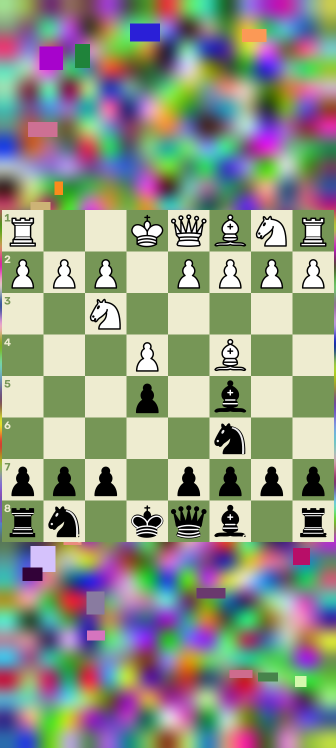
#> input picture android/app/src/androidTest/assets/boards/italian-flipped.png, 672 x 1496 px (shown at 1/2 size); its folder holds only this picture in this run
$ python -i board_detect.py   (imports and definitions only)   (older library calls are emulated)
#> lines starting #> are read from the running program, lines starting #| are printed output that depends on the picture
"""Classical board detection.

A 2D chess board is an axis-aligned square of 8 by 8 equal cells in two colours. The detector
works in three passes, see DESIGN.md section 5.2:

1. Coarse search. For every cell size in a geometric range, the frame is shrunk so that a cell
   is a few pixels, and every position is scored on how well the border-ring means of its 64
   cells alternate in a checkerboard: |sum(sign * mean)| / sum|mean - board mean|. That is 1
   for a perfect empty board, near 0 for anything else, and it is scale-selective because a
   doubled or halved cell size cancels the pattern. The rings rather than the whole cells, so
   that pieces do not drag the means. A position must also pass the amplitude gate,
   |sum(sign * mean)| / 64, half the gap between the two square colours, which background
   cannot inflate the way it inflates the deviation. Each scale keeps its local maxima, one
   per board-sized neighbourhood, so the plateau around an empty board and the many windows
   into a larger checkerboard cannot crowd out a board whose pieces lower its score.
2. Refinement. Around each surviving candidate the gradient profiles along x and y show peaks
   at the cell boundaries. A comb on the seven boundaries between the cells is fitted for
   sub-pixel offset and pitch; it places the board to within a whole cell, and of the
   placements a cell apart the one whose cells read most like a board is kept.
3. Validation. Each cell's colour is read as the median of a thin border ring, which pieces
   and highlights rarely disturb; a cell the frame cuts is read on the part it shows when
   that is half the cell or more. The two square colours are the medians of the even and the
   odd cells, or the colours a lock was taken with, and the fit score is the fraction of the
   readable cells that match the checker pattern in the polarity of those colours. A
   candidate whose pattern carries on in the ring of cells just outside it, a whole-cell
   shift or a window into a larger checkerboard, is rejected, and so is a board the frame
   does not show whole.

Pieces, the cursor, arrows, highlights and coordinate labels are local outliers against 64
cells of evidence, so they lower the scores a little and do not move the result.
"""

from __future__ import annotations

import os
import weakref
from collections import OrderedDict
from concurrent.futures import ThreadPoolExecutor
from dataclasses import dataclass, replace
from typing import NamedTuple

import cv2
import numpy as np

from sidecoach.events import Region

_SIGNS = np.array(
    [[1.0 if (r + c) % 2 == 0 else -1.0 for c in range(8)] for r in range(8)], dtype=np.float64
)
MIN_READABLE_CELLS = 24
# The smallest cell looked for: a 192 px board. Below it a set's pieces are a few pixels.
MIN_CELL_PX = 24
# Boards whose width is within this fraction of the largest are one size to the ranking.
SAME_SIZE = 0.95
# How far the fitted pitch may be from the candidate's: a coarse scale step, a small resize.
PITCH_SEARCH = 0.12

# (light, dark, tolerance): the square colours a board is read with. `light` is the colour of
# the cells the checker pattern puts a light square on, the top-left cell and its parity,
# `dark` the colour of the others. On a theme whose light squares are the darker ones in
# luminance, light < dark and the pattern is read inverted; see `expected_signs`. `tolerance`
# is how far a cell's median may lie from either colour and still be read as it.
Colours = tuple[float, float, float]


# [9 lines that did not run here, left out]


# [14 lines that did not run here, left out]


def _window_sums(ii: np.ndarray, size: int) -> np.ndarray:
    """Sum of every size-by-size window at stride 1, from an integral image."""
    return ii[size:, size:] - ii[:-size, size:] - ii[size:, :-size] + ii[:-size, :-size]


def _cell_means(gray: np.ndarray, cell: int) -> np.ndarray:
    """Mean of every cell-sized window at stride 1. Shape (H - cell + 1, W - cell + 1)."""
    return _window_sums(cv2.integral(gray), cell) / float(cell * cell)


# [176 lines left out: functions _ring_means, _checker_response, _local_maxima, _iou, _nms, coarse_search, not called in this run]


# The threads `coarse_search` searches its scales on.
_SCALES = ThreadPoolExecutor(max_workers=max(1, min(8, (os.cpu_count() or 2) - 1)))


# [22 lines left out: function _gradient_profile, not called in this run]


# The comb's teeth: the seven boundaries between a board's cells, in cells from its edge.
_TEETH = np.arange(1, 8, dtype=np.float64)


# [94 lines left out: functions _comb_strength, _comb_fit, _on_grid, _blurred, cell_bounds, not called in this run]


def _ring_band(cell: float) -> int:
    return max(1, int(round(cell * 0.12)))


# [37 lines that did not run here, left out]


# The ring indices' type. numpy indexes with intp and casts int32 indices to it on every
# read: a lock's two reads a tick took 1 ms longer at 1440p and 2 ms at 4K (round 3).
_RING_INDEX = np.intp
# The rings by geometry, the least recently read dropped past RING_CACHE_KEYS: latency
# first, memory second (Tai, 2026-10-02). Over the geometry sweep's seeds 1-20, 64 keeps
# every geometry a search reads again (8 kept 187 of 274) and all but one of 5009 a lock
# does (8: 99.3%); a still lock reads four in all. At most 64 geometries: 445 MB at 1440p
# and 991 MB at 4K once a board has been dragged larger for 30 frames, a few MB a geometry
# otherwise. A 24 MB budget held three of a 4K board's, and every re-fit built the lock's
# own again, 35-43 ms each (round 3, finding 10).
RING_CACHE_KEYS = 64
# [3 lines that did not run here, left out]


# The medians read from the last grey image, by geometry, with the most rings read there: a
# tick reads one geometry several times -- the lock's fit, its readable cells, its square
# colours, a re-fit's cells and its phases -- and each read was the whole median pass again,
# 6 ms at 4K (round 3). A geometry read with more rings around it holds the fewer. Kept for one
# image (by a weak reference, so an image let go is not held); `forget_medians` when an image
# is written over in place.
# [1 line that did not run here, left out]
# [1 line that did not run here, left out]


# [43 lines left out: functions forget_medians, _cells, _read_cells, not called in this run]


# The bytes of the grey images `GrayBuffer` keeps, by the image's id (checked by a weak
# reference): the image's own whole levels as uint8.
_BYTES: dict[int, tuple[weakref.ref[np.ndarray], np.ndarray]] = {}


# [4 lines left out: function _bytes_of, not called in this run]


# A board is read only when the frame shows it, to within this many pixels a side: a board
# flush with the frame's edge is fitted a pixel past it now and then. Of a board further off,
# the cells the frame cuts would reach the pieces' reader squeezed, so it is not locked; it is
# found when it is back (a partly shown board was locked a cell inward instead, on the window
# of part board and part background: lock_bench, 2026-09-27, 7 boards of 17).
EDGE_SLACK_PX = 2


# [8 lines that did not run here, left out]


def palette(medians: np.ndarray) -> Colours | None:
    """The square colours read from a grid of cell medians, with their tolerance; None when
    the frame shows fewer than MIN_READABLE_CELLS of the cells.

    The two colours are the medians of the cells the checker pattern expects to be light and
    dark, so which one is the brighter depends on the theme. A cell is readable when its
    median lies within the tolerance of either colour, and the tolerance follows how much the
    cells of each colour vary, so that a textured wood theme keeps its cells while a dialog,
    a tooltip, or a highlight drawn over a cell is left out of the fit. That is what lets a
    partly covered board keep its lock.
    """
    shown = np.isfinite(medians)
    if int(shown.sum()) < MIN_READABLE_CELLS:
        return None
    lights = medians[(_SIGNS > 0) & shown]
    darks = medians[(_SIGNS < 0) & shown]
    light = float(np.median(lights))
    dark = float(np.median(darks))
    spread = max(float(np.median(np.abs(lights - light))), float(np.median(np.abs(darks - dark))))
    return light, dark, min(max(6.0, 3.0 * spread), 0.35 * abs(light - dark))


def readable_against(medians: np.ndarray, colours: Colours) -> np.ndarray:
    """Cells that read as either square colour; a cell the frame does not show reads as
    neither."""
    light, dark, tolerance = colours
    return (np.abs(medians - light) <= tolerance) | (np.abs(medians - dark) <= tolerance)


def expected_signs(colours: Colours) -> np.ndarray:
    """The sign of (median - mid-grey) the checker pattern expects in each cell.

    Even cells carry the light colour, odd cells the dark one; which is brighter is the
    theme's business, so the pattern is inverted when the light squares are the darker ones.
    """
    light, dark, _ = colours
    return _SIGNS if light > dark else -_SIGNS


def _continues(cells: np.ndarray, colours: Colours) -> bool:
    """Whether the checker pattern carries on in the ring of cells around a board (`cells`,
    the board and its ring as `_cells` reads them) on any of its sides.

    A candidate shifted by whole cells, or a window of a larger checkerboard, reads a
    perfect board inside its 64 cells; only the cells just outside tell. A side continues
    the board when most of its eight outer cells read as square colours and alternate. A
    cell the frame does not show does not read, so a board flush with the frame's edge
    passes; one the frame cuts is read on what it shows, when that is half the cell or more:
    a candidate two thirds of a cell above a board that ended two pixels above the frame's
    bottom had its row of outer cells above it off the frame and the row below it a third
    off, so neither side was read, the board's last row went unseen below it, and the lock
    validated with every cell reading across two squares (the geometry sweep, 2026-09-27,
    seed 260).
    """
    light, dark, _ = colours
    readable = readable_against(cells, colours)
    bright = cells > 0.5 * (light + dark)
    for side in (np.s_[0, 1:9], np.s_[9, 1:9], np.s_[1:9, 0], np.s_[1:9, 9]):
        read, up = readable[side], bright[side]
        if read.sum() >= 6 and (read[1:] & read[:-1] & (up[1:] != up[:-1])).sum() >= 5:
            return True
    return False


class _Reading(NamedTuple):
    """How a board reads (`_judge`)."""

    fit: float
    contrast: float
    readable: int
    evidence: int
    colours: Colours | None  # the palette it was read with


# [215 lines left out: functions _judge, readable_cells, fit_score, square_colours, occupied_grid, occupied_cells and 3 more, not called in this run]


# The placements a cell apart that `refine` weighs, the comb's own first so a tie keeps it.
_PHASES: list[tuple[int, int]] = sorted(
    ((dx, dy) for dx in (-1, 0, 1) for dy in (-1, 0, 1)), key=lambda d: abs(d[0]) + abs(d[1])
)


# [104 lines that did not run here, left out]


def to_gray(frame_bgr: np.ndarray) -> np.ndarray:
    return cv2.cvtColor(frame_bgr, cv2.COLOR_BGR2GRAY).astype(np.float32)


class GrayBuffer:
    """`to_gray` into images kept from one frame to the next: the same grey values, without
    allocating a whole frame twice a tick -- at 4K a new image cost 6 ms, written over one
    kept 2 (round 3). Each frame overwrites the last, so the medians read from it are forgotten
    (`forget_medians`), and what must outlive the tick is copied out of it."""

    def __init__(self) -> None:
        self._grey: np.ndarray | None = None
        self._image: np.ndarray | None = None

    # [91 lines left out: functions image, bytes, convert, detect_boards, detect_boards_gray, draw, not called in this run]

>>> import cv2
>>> picture = cv2.imread('../../../android/app/src/androidTest/assets/boards/italian-flipped.png', cv2.IMREAD_GRAYSCALE)
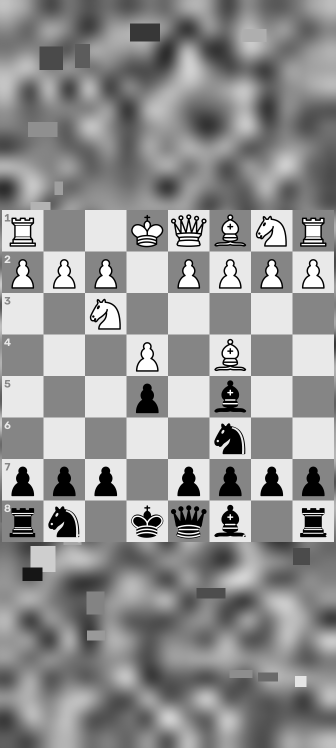
#> picture: shape (1496, 672) (shown at 1/2 size); min 0, max 255, mean 145.2
#> (the run stopped early here; a loop or call above may not have finished)

$ run again, on android/app/src/androidTest/assets/boards/italian-green.png
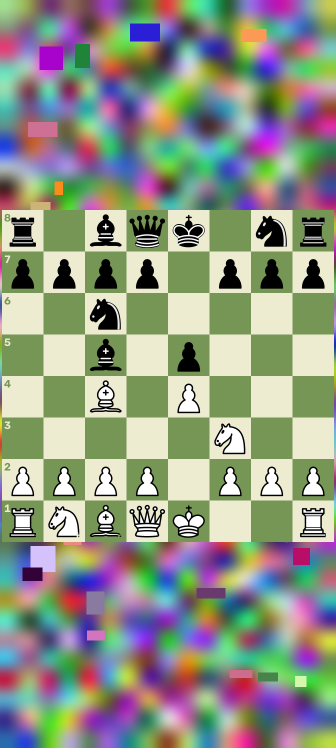
#> input picture android/app/src/androidTest/assets/boards/italian-green.png, 672 x 1496 px (shown at 1/2 size)
#> `picture = cv2.imread('../../../android/app/src/androidTest/assets/boar..`:
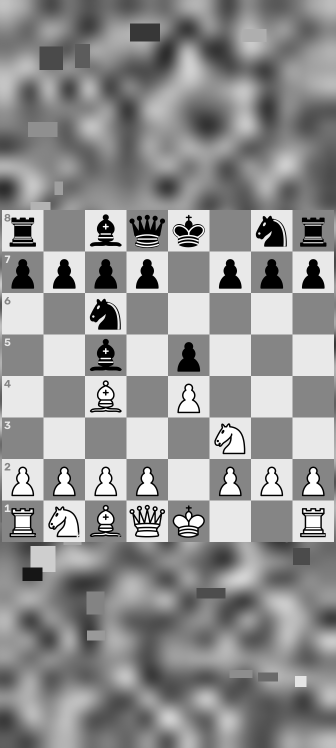
#> picture: shape (1496, 672) (shown at 1/2 size); min 0, max 255, mean 145.2

$ run again, on android/app/src/androidTest/assets/boards/resized-king-48-132.png
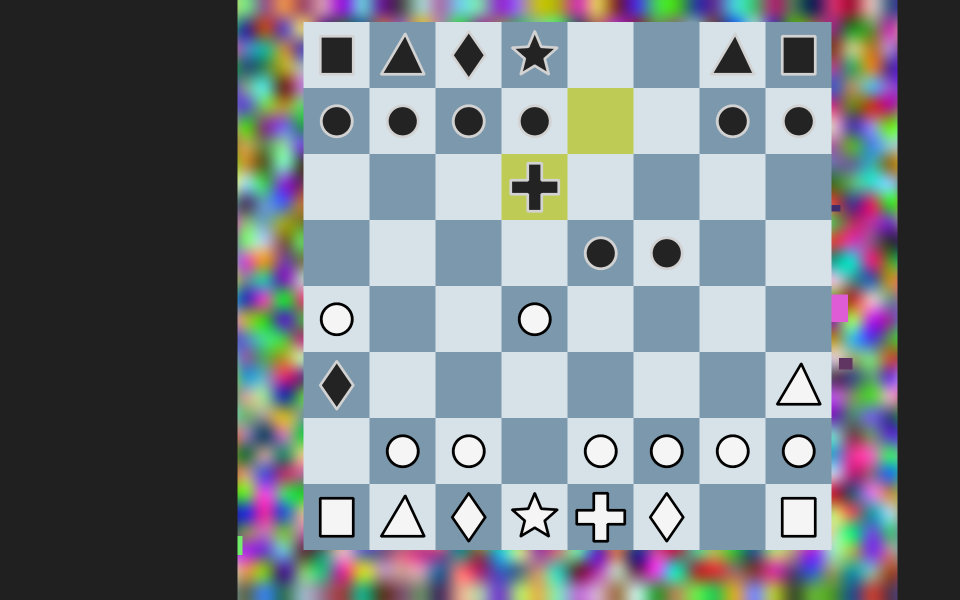
#> input picture android/app/src/androidTest/assets/boards/resized-king-48-132.png, 1920 x 1200 px (shown at 1/2 size)
#> `picture = cv2.imread('../../../android/app/src/androidTest/assets/boar..`:
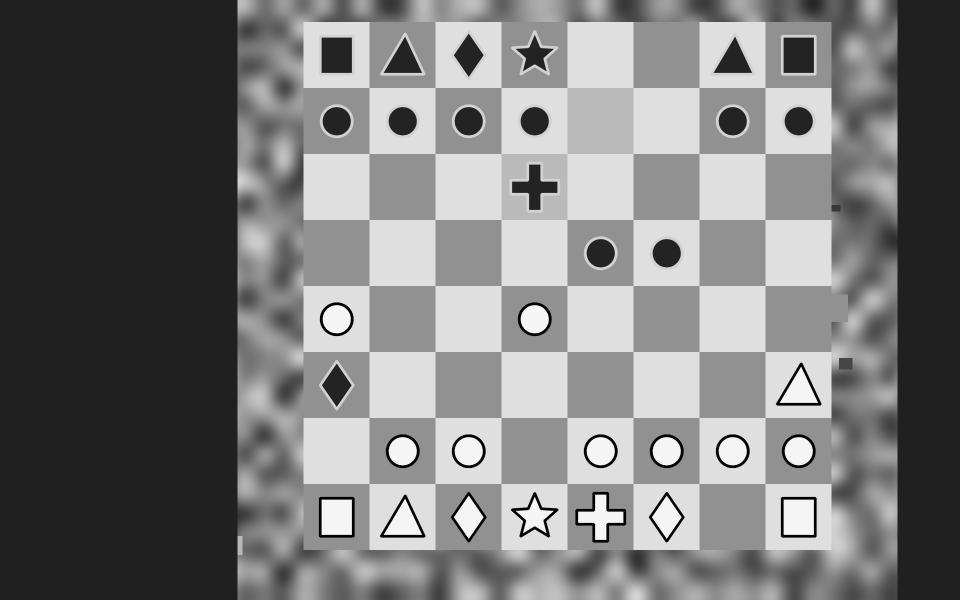
#> picture: shape (1200, 1920) (shown at 1/2 size); min 0, max 245, mean 122.3
